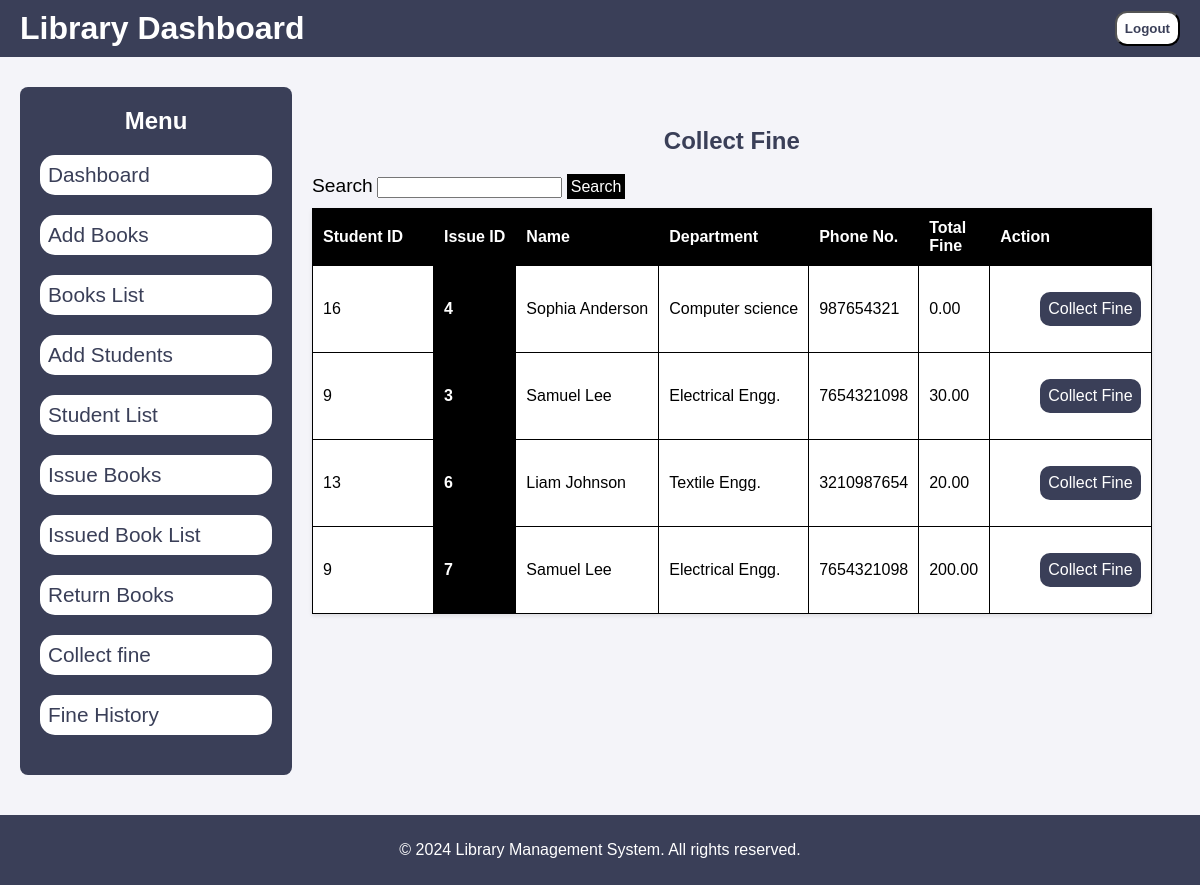
The page /fines/ on the database as committed earlier.
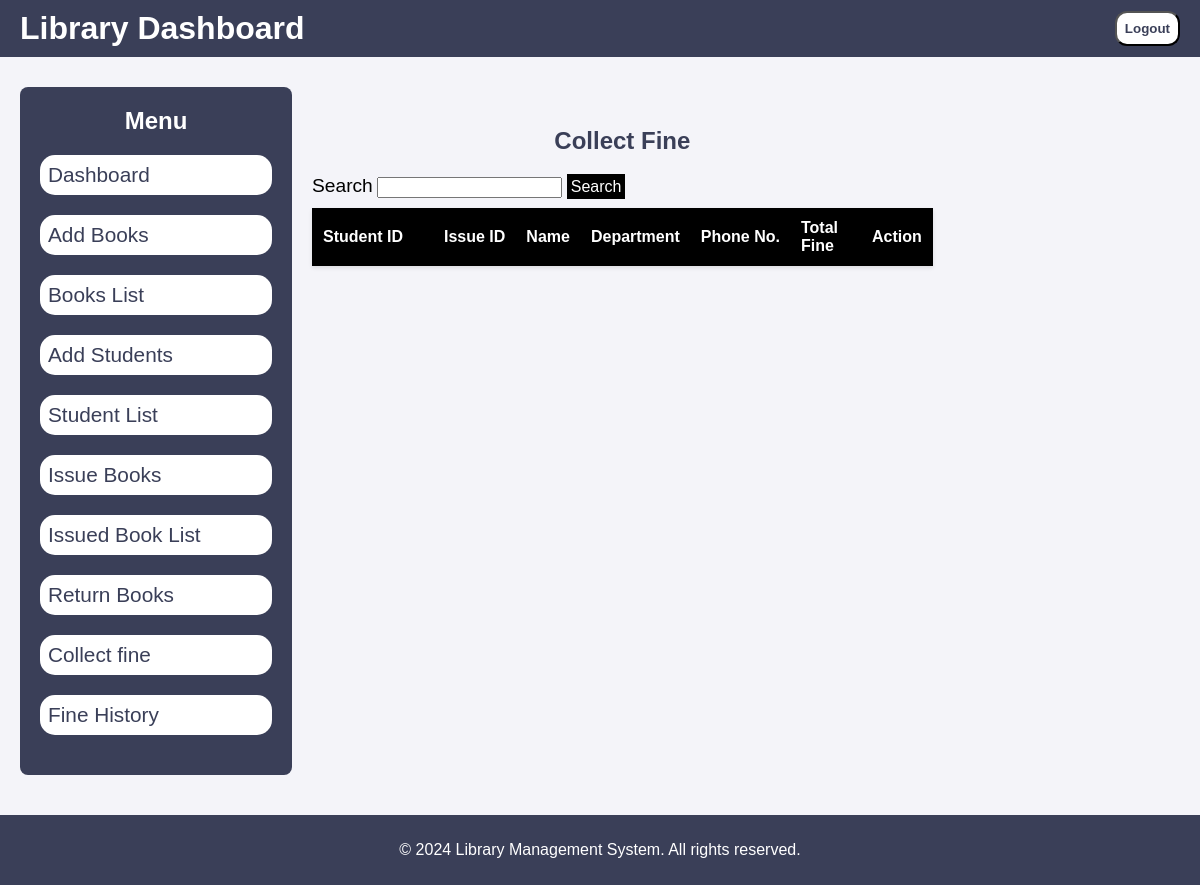
The same page on the database as committed later.
### LibraryApp/models.py (models this page shows, shortened)
class BookIssue(models.Model):
    ISSUE_STATUS_CHOICES = [
        ('issued', 'Issued'),
        ('returned', 'Returned'),
        ('overdue', 'Overdue'),
        ('lost' , 'Lost')
    ]
    book = models.ForeignKey(Book, on_delete=models.CASCADE)
    student = models.ForeignKey(Student, on_delete=models.CASCADE)
    issue_date = models.DateField()
    due_date = models.DateField()
    return_date = models.DateField(null=True, blank=True)
    status = models.CharField(max_length=10, choices=ISSUE_STATUS_CHOICES, default='issued')
    created_at = models.DateTimeField(auto_now_add=True)
    updated_at = models.DateTimeField(auto_now=True)

class Student(models.Model):
    name = models.CharField(max_length=100)
    email = models.EmailField(unique=True)
    department = models.CharField(max_length=100)
    phone = models.IntegerField(max_length=15)
    created_at = models.DateTimeField(auto_now_add=True , editable=False)
    updated_at = models.DateTimeField(auto_now=True)

class Fine(models.Model):
    PAYMENT_STATUS_CHOICES = [
        ('pending', 'Pending'),
        ('paid', 'Paid'),
        ('waived', 'Waived'),
    ]
    book_issue = models.ForeignKey(BookIssue, on_delete=models.CASCADE)
    amount = models.DecimalField(max_digits=10, decimal_places=2)
    payment_status = models.CharField(max_length=10, choices=PAYMENT_STATUS_CHOICES, default='pending')
    payment_date = models.DateField(null=True, blank=True)
    created_at = models.DateTimeField(auto_now_add=True)
    updated_at = models.DateTimeField(auto_now=True)

### LibraryApp/views.py (the view)
# urls.py: path('fines/', views.fines, name='fines'),
def fines(request):
    issue_data = Fine.objects.all()
    data_withFine = []
    for item in issue_data:
        fine_amount = item.amount  # Assuming fine amount is stored in Fine model
        data_withFine.append({
            'book_issue': item.book_issue,
            'fine': fine_amount,
        })
    return render(request, 'fine.html', {'data': data_withFine})

### templates/fine.html (shortened to what this page needs)
{% extends 'base.html' %}
{% load static %}
    {% block content %}
    <div class="table-container">
        <h2>Collect Fine</h2>
        <label style="color: black;">Search</label>
        <input type="text">
        <a href="{% url 'manage_student' %}"
            style="background-color: black;
                color : white;
                padding : 4px"
                >Search</a>
        <table>
            <thead>
                <tr>
                    <th style="width: 100px;">Student ID</th>
                    <th>Issue ID</th>
                    <th>Name</th>
                    <th>Department</th>
                    <th>Phone No.</th>
                    <th style="width: 50px;">Total Fine</th>
                    <th>Action</th>
                </tr>
            </thead>
            <tbody>
            {% for item in data %}
                <tr style="height: min-content;">
                    <td>{{ item.book_issue.student.id }}</td>
                    <th>{{ item.book_issue.id }}</th>
                    <td>{{ item.book_issue.student.name }}</td>
                    <td>{{ item.book_issue.student.department }}</td>
                    <td>{{ item.book_issue.student.phone }}</td>
                    <td>{{ item.fine }}</td>
                    <td>
                        <ul class="activity_cell">
                            <li class="load_button" data-id="{{ item.book_issue.id }}">
                                <a style="color: white;">Collect Fine</a>
                            </li>
                        </ul>
                    </td>
                </tr>
            {% endfor %}
            </tbody>
        </table>
    </div>
    {% endblock %}

Rows that differ between the two databases and show on the page:
removed BookIssue: book_issue.student.id "16", book_issue.id "4", book_issue.student.name "Sophia Anderson", book_issue.student.department "Computer science", book_issue.student.phone "987654321", fine "0.00"
removed BookIssue: book_issue.student.id "9", book_issue.id "3", book_issue.student.name "Samuel Lee", book_issue.student.department "Electrical Engg.", book_issue.student.phone "7654321098", fine "30.00"
removed BookIssue: book_issue.student.id "13", book_issue.id "6", book_issue.student.name "Liam Johnson", book_issue.student.department "Textile Engg.", book_issue.student.phone "3210987654", fine "20.00"
removed BookIssue: book_issue.student.id "9", book_issue.id "7", book_issue.student.name "Samuel Lee", book_issue.student.department "Electrical Engg.", book_issue.student.phone "7654321098", fine "200.00"
